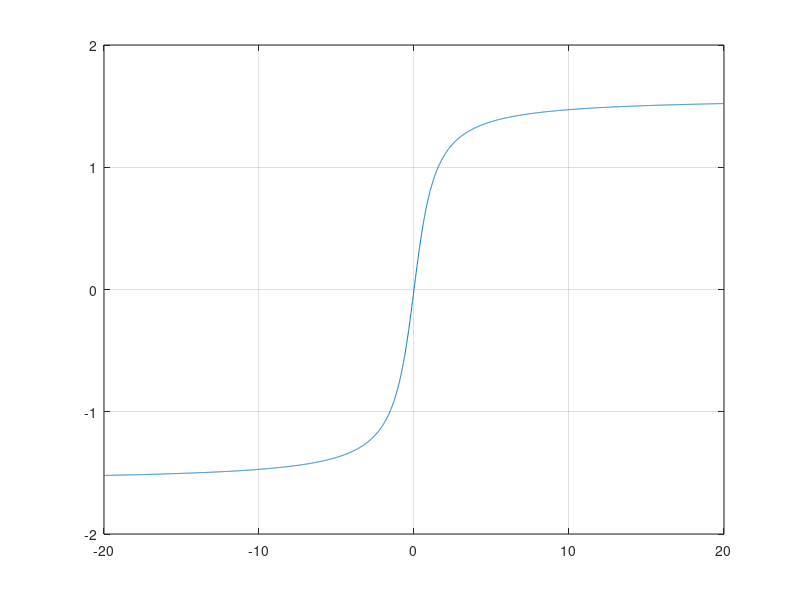

Reproduce this figure in MATLAB.
%% atan2
% atan(arctangent)function
atan(0.8)
x = [0.5i 1+3i -2.2+i];
Y = atan(x)
%% 
x = -20:0.01:20; 
plot(x,atan(x))
grid on
%% 
% atan2 Four-quadrant inverse tangent
atan2(4,-3)
z = 4 + 3i;
r = abs(z)
theta = atan2(imag(z),real(z))